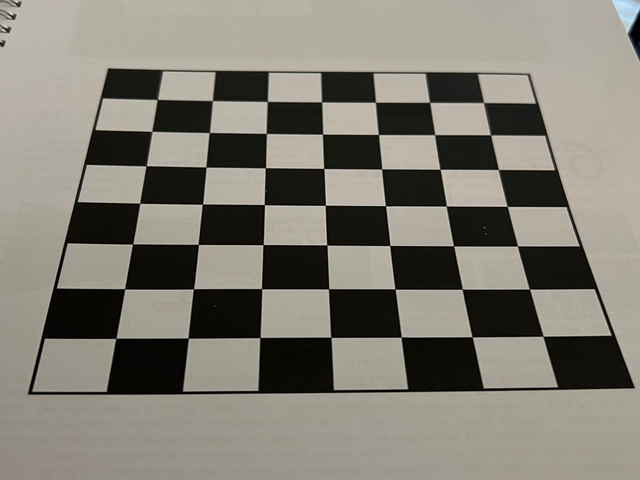
#> input picture Chessboard_angled.png, 640 x 480 px, found by its file name
$ python exercise5_3.py
#> lines starting #> are read from the running program, lines starting #| are printed output that depends on the picture
# Exercise 5.3
import numpy as np
import matplotlib

matplotlib.use("agg")
import matplotlib.pyplot as plt
import cv2
from pylab import *
from PIL import Image
import scipy.ndimage as ndim
from typing import Tuple


def sobel_filter(
    np_img: np.ndarray,
) -> Tuple[np.ndarray, np.ndarray, np.ndarray, np.ndarray]:
    assert isinstance(np_img, np.ndarray)
    fm = ndim.sobel(np_img, axis=1)  #horizontal derivate (detects vertical edges)
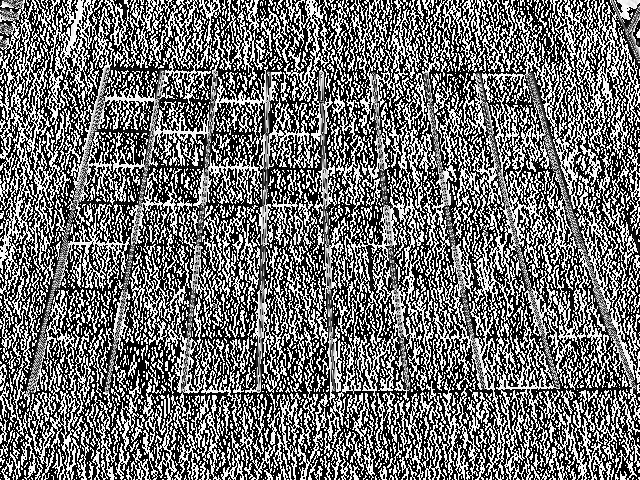
#> fm: shape (480, 640); min 0, max 255, mean 112.5
    fn = ndim.sobel(np_img, axis=0)  #vertical derivate (detects horizontal edges)
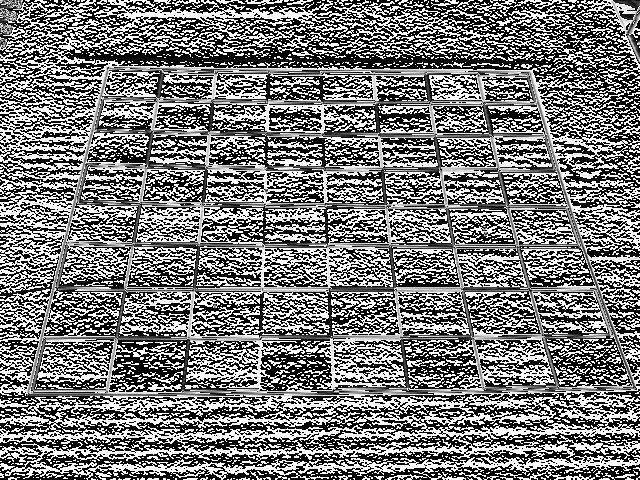
#> fn: shape (480, 640); min 0, max 255, mean 121.6
    magnitude = (fm**2 + fn**2)**0.5
    phase = np.arctan2(fn, fm)
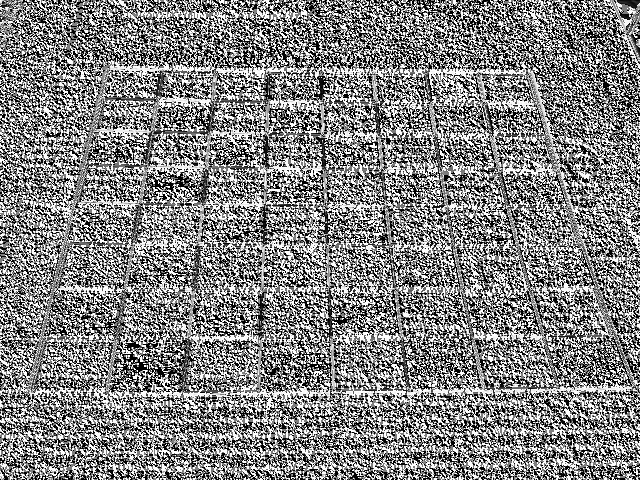
#> phase: shape (480, 640) float16; min 0, max 1.57, mean 0.811; drawn with min black and max white
    return fm, fn, magnitude, phase


def edge_detector(
    np_img: np.ndarray, dm: np.ndarray, dn: np.ndarray
) -> Tuple[np.ndarray, np.ndarray, np.ndarray, np.ndarray]:
    assert all(isinstance(arr, np.ndarray) for arr in (np_img, dm, dn))
    fm = ndim.correlate(np_img, dm)
    fn = ndim.correlate(np_img, dn)
    magnitude = (fm**2 + fn**2)**0.5
    phase = np.arctan2(fn, fm)
    return fm, fn, magnitude, phase


dm = [[-1, 0, 1],
      [-2, 0, 2],
      [-1, 0, 1]]
dn =  [[-1, -2, -1],
      [0, 0, 0],
      [1, 2, 1]]
ddm =  [[-2, -1, 0],
      [-1, 0, 1],
      [0, 1, 2]]
ddn =  [[0, -1, -2],
      [1, 0, -1],
      [2, 1, 0]]

gray_img = np.array(Image.open("chessboard_angled.png").convert("L"), "uint8")

fm1, fn1, magnitude, phase = sobel_filter(gray_img)
fm2, fn2, magnitude2, phase2 = edge_detector(gray_img, dm, dn)
fm3, fn3, magnitude3, phase3 = edge_detector(gray_img, ddm, ddn)
#> in edge_detector (call 2), `fm = ndim.correlate(np_img, dm)`:
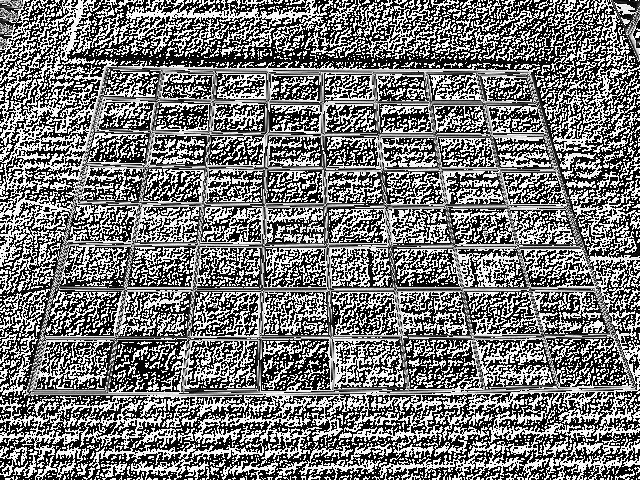
#> fm: shape (480, 640); min 0, max 255, mean 119.3
#> in edge_detector (call 2), `fn = ndim.correlate(np_img, dn)`:
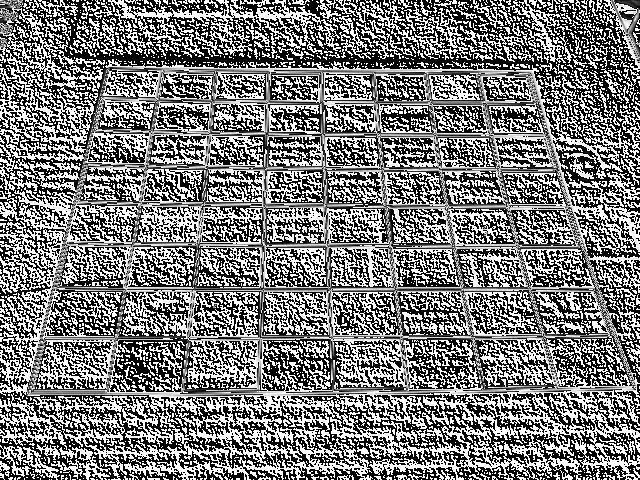
#> fn: shape (480, 640); min 0, max 255, mean 122.8
#> in edge_detector (call 2), `magnitude = (fm**2 + fn**2)**0.5`:
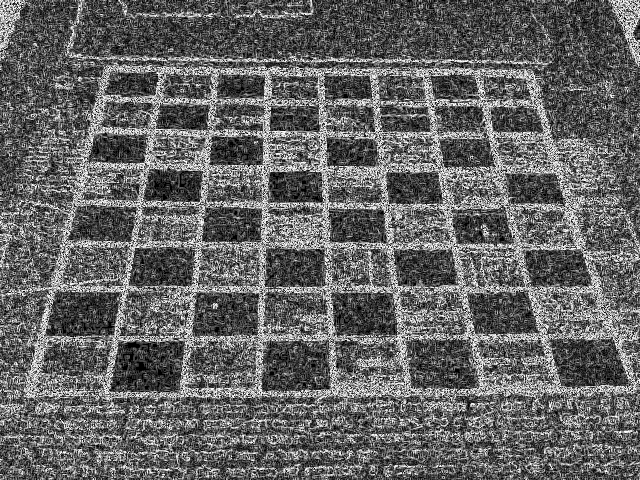
#> magnitude: shape (480, 640) float64; min 0, max 15.81, mean 6.25; drawn with min black and max white
#> in edge_detector (call 2), `phase = np.arctan2(fn, fm)`:
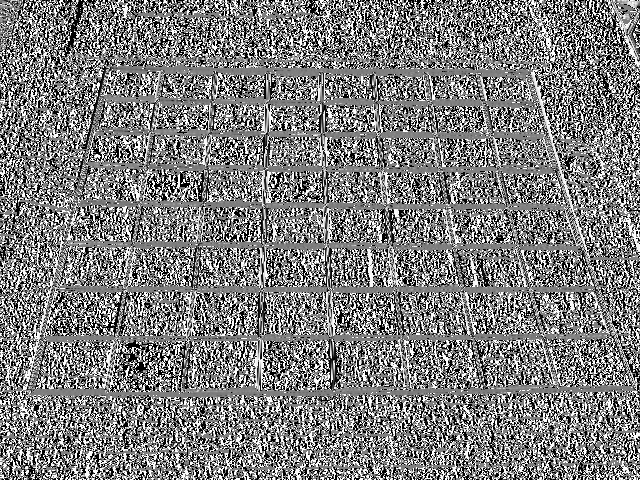
#> phase: shape (480, 640) float16; min 0, max 1.57, mean 0.779; drawn with min black and max white

plt.subplot(5, 3, 1), plt.axis("off")
plt.imshow(gray_img, "gray"), plt.title("Sobel 1")
plt.subplot(5, 3, 2), plt.axis("off")
plt.imshow(gray_img, "gray"), plt.title("Sobel 2")
plt.subplot(5, 3, 3), plt.axis("off")
plt.imshow(gray_img, "gray"), plt.title("Sobel 3")
plt.subplot(5, 3, 4), plt.axis("off")
plt.imshow(fm1, "gray")
plt.subplot(5, 3, 5), plt.axis("off")
plt.imshow(fm2, "gray"), plt.title("Fm Vertical Edges")
plt.subplot(5, 3, 6), plt.axis("off")
plt.imshow(fm3, "gray")
plt.subplot(5, 3, 7), plt.axis("off")
plt.imshow(fn1, "gray")
plt.subplot(5, 3, 8), plt.axis("off")
plt.imshow(fn2, "gray"), plt.title("Fm Horizontal Edges")
plt.subplot(5, 3, 9), plt.axis("off")
plt.imshow(fn3, "gray")
plt.subplot(5, 3, 10), plt.axis("off")
plt.imshow(magnitude, "gray")
plt.subplot(5, 3, 11), plt.axis("off")
plt.imshow(magnitude2, "gray"), plt.title("Absolute Value")
plt.subplot(5, 3, 12), plt.axis("off")
plt.imshow(magnitude3, "gray")
plt.subplot(5, 3, 13), plt.axis("off")
plt.imshow(phase, "gray")
plt.subplot(5, 3, 14), plt.axis("off")
plt.imshow(phase2, "gray"), plt.title("Phase")
plt.subplot(5, 3, 15), plt.axis("off")
plt.imshow(phase3, "gray")

plt.tight_layout()
plt.savefig("sobel_filtered.png")
